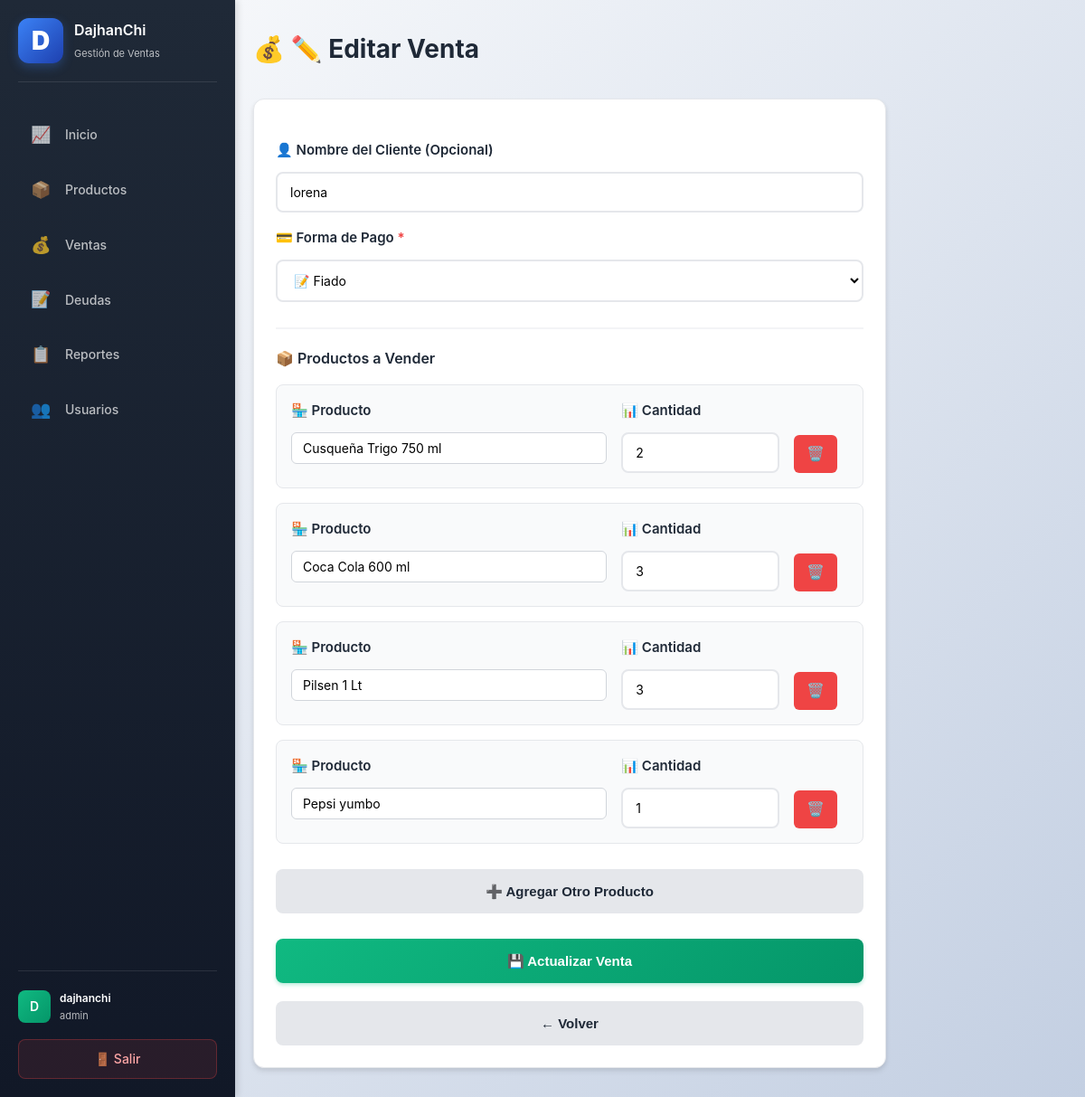
The app's page /sales/16/edit (signed in), older data.
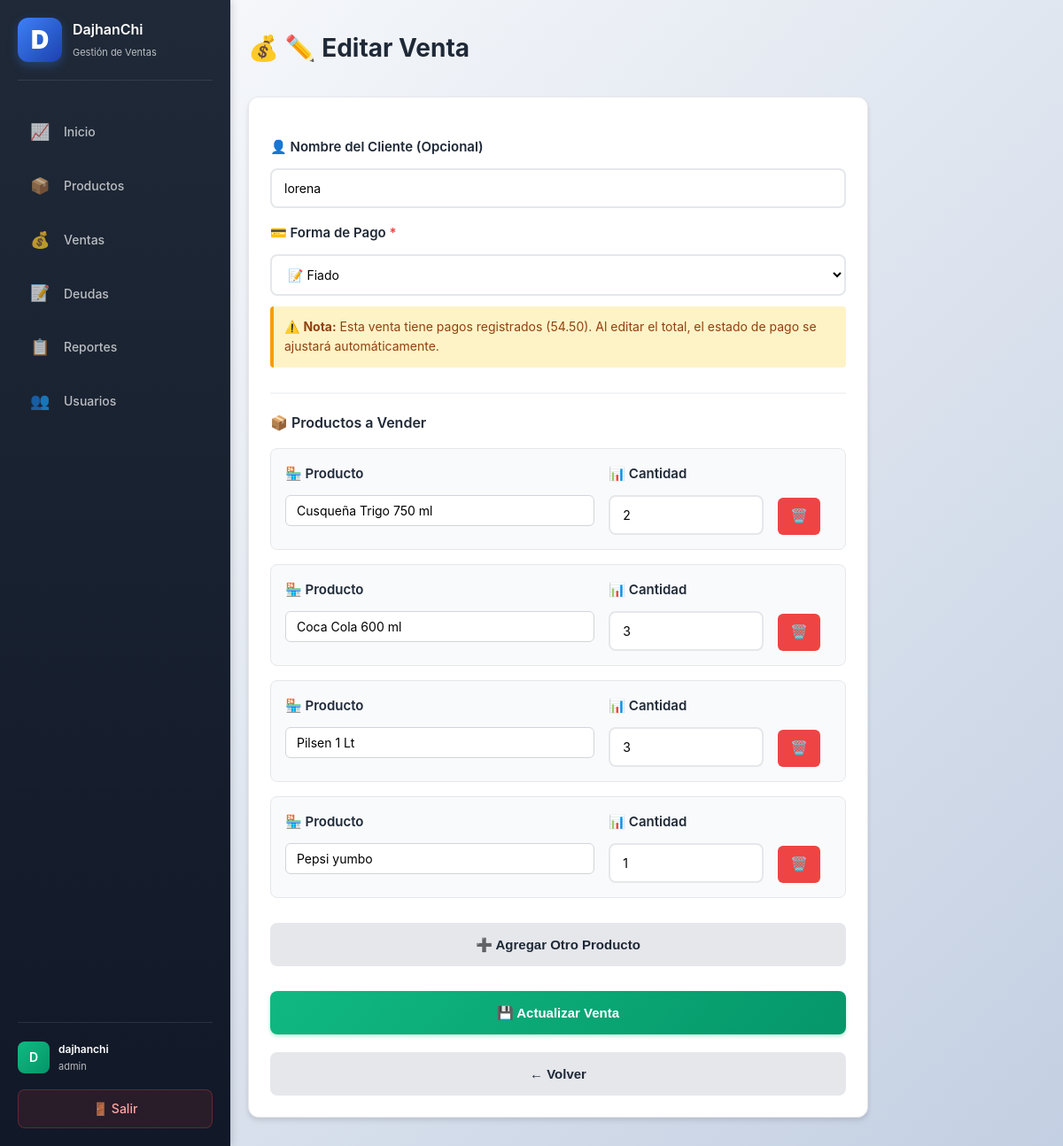
The same page, newer data.
### app.py (models this page shows, shortened)
class Sale(db.Model):
    id = db.Column(db.Integer, primary_key=True)
    user_id = db.Column(db.Integer, db.ForeignKey("user.id"), nullable=False, index=True)
    created_at = db.Column(db.DateTime, nullable=False, default=datetime.utcnow, index=True)
    customer_name = db.Column(db.String(160))
    payment_method = db.Column(db.String(20), nullable=False, default="efectivo")  # efectivo, yape, fiado
    total_cents = db.Column(db.Integer, nullable=False, default=0)
    paid_cents = db.Column(db.Integer, nullable=False, default=0)
    payment_status = db.Column(db.String(20), nullable=False, default="pagado")  # pagado, pendiente, parcial
    user = db.relationship("User", backref=db.backref("sales", lazy=True))

### app.py (the view, shortened to what this page needs)
@app.route("/sales/<int:sale_id>/edit", methods=["GET", "POST"])
@login_required
def sale_edit(sale_id):
    user_id = session.get("user_id")
    sale = Sale.query.filter_by(id=sale_id, user_id=user_id).first_or_404()
    products = Product.query.filter_by(user_id=user_id).order_by(Product.name.asc()).all()
    products_data = serialize_products(products)
    line_items = [{"product": item.product, "qty": item.qty} for item in sale.items]
    return render_template(
        "sale_form.html",
        sale=sale,
        products=products_data,
        line_items=line_items,
        customer_name=sale.customer_name or "",
        payment_method=sale.payment_method
    )

### app.py (called while the page is built, shortened)
@app.before_request
def init_db_once():
    global _db_initialized
    if _db_initialized:
        return

@app.template_filter("money")
def format_money(cents):
    if cents is None:
        return "0.00"
    return f"{cents / 100:.2f}"

def serialize_products(products):
    return [
        {
            "id": product.id,
            "name": product.name,
            "stock": product.stock,
        }
        for product in products
    ]

def login_required(view):
    @wraps(view)
    def wrapped(*args, **kwargs):
        if not session.get("user_id"):
            return redirect(url_for("login"))
        return view(*args, **kwargs)
    return wrapped

### templates/sale_form.html (shortened to what this page needs)
{% extends "base.html" %}
{% block content %}
<div class="page-head">
    <h1>💰 {% if sale %}✏️ Editar Venta{% else %}➕ Registrar Nueva Venta{% endif %}</h1>
</div>
<div style="max-width: 700px;">
    <form method="post" class="card">
        <label for="customer_name">👤 Nombre del Cliente (Opcional)</label>
        <input id="customer_name" name="customer_name" type="text" placeholder="Ej: Juan Pérez" value="{{ customer_name }}">
        <label for="payment_method" style="margin-top: 16px;">💳 Forma de Pago <span style="color: #ef4444;">*</span></label>
        <select id="payment_method" name="payment_method" style="margin-top: 4px;">
            <option value="fiado" {% if payment_method == 'fiado' %}selected{% endif %}>📝 Fiado</option>
        </select>
        {% if sale and sale.payment_method == 'fiado' and sale.paid_cents > 0 %}
        <div style="background: #fef3c7; border-left: 4px solid #f59e0b; padding: 12px; margin-top: 12px; border-radius: 4px;">
            <p style="margin: 0; color: #92400e; font-size: 14px;">
                ⚠️ <strong>Nota:</strong> Esta venta tiene pagos registrados ({{ sale.paid_cents | money }}). Al editar el total, el estado de pago se ajustará automáticamente.
            </p>
        </div>
        {% endif %}
        <div style="margin-top: 28px; padding-top: 20px; border-top: 2px solid #f3f4f6;">
            <h3 style="margin-top: 0;">📦 Productos a Vender</h3>
            <div id="lines">
                {% if line_items %}
                    {% for item in line_items %}
                    <div class="line-item" style="display: grid; grid-template-columns: 2fr 1fr auto; gap: 16px; margin-bottom: 16px; padding: 16px; background: #f9fafb; border-radius: 8px; border: 1px solid #e5e7eb;">
                        <div>
                            <label style="margin-top: 0;">🏪 Producto</label>
                            <div class="product-search-container">
                                <input type="text" class="product-search-input" placeholder="Buscar producto..." value="{{ item.product.name }}" autocomplete="off">
                            </div>
                        </div>
                        <div>
                            <label style="margin-top: 0;">📊 Cantidad</label>
                            <input type="number" name="qty" min="1" value="{{ item.qty }}" style="margin-top: 4px;">
                        </div>
                        <div style="display: flex; align-items: flex-end;">
                            <button type="button" class="remove-line" onclick="removeLine(this)" style="background: #ef4444; color: white; border: none; padding: 10px 14px; border-radius: 6px; cursor: pointer; font-size: 16px; transition: background 0.2s;" title="Eliminar producto">🗑️</button>
                        </div>
                    </div>
                    {% endfor %}
                {% endif %}
            </div>
            <button class="button secondary" type="button" onclick="addLine()" style="width: 100%; margin-top: 12px;">➕ Agregar Otro Producto</button>
        </div>
        <div class="actions" style="margin-top: 28px;">
            <button type="submit" style="width: 100%; background: linear-gradient(135deg, #10b981 0%, #059669 100%); box-shadow: 0 2px 4px rgba(16, 185, 129, 0.3);">
                {% if sale %}💾 Actualizar Venta{% else %}✅ Registrar Venta{% endif %}
            </button>
        </div>
        <button type="button" class="button secondary" style="width: 100%; text-align: center;" data-href="{{ url_for('sales') }}" onclick="window.location.href=this.getAttribute('data-href')">← Volver</button>
    </form>
</div>
{% endblock %}

Row changes from the older to the newer data that the page shows:
changed Sale "lorena": paid_cents (not shown) → "54.50"
Text that changed along with them:
text now shown: "⚠️ Nota: Esta venta tiene pagos registrados ( ). Al editar el total, el estado de pago se ajustará automáticamente."
